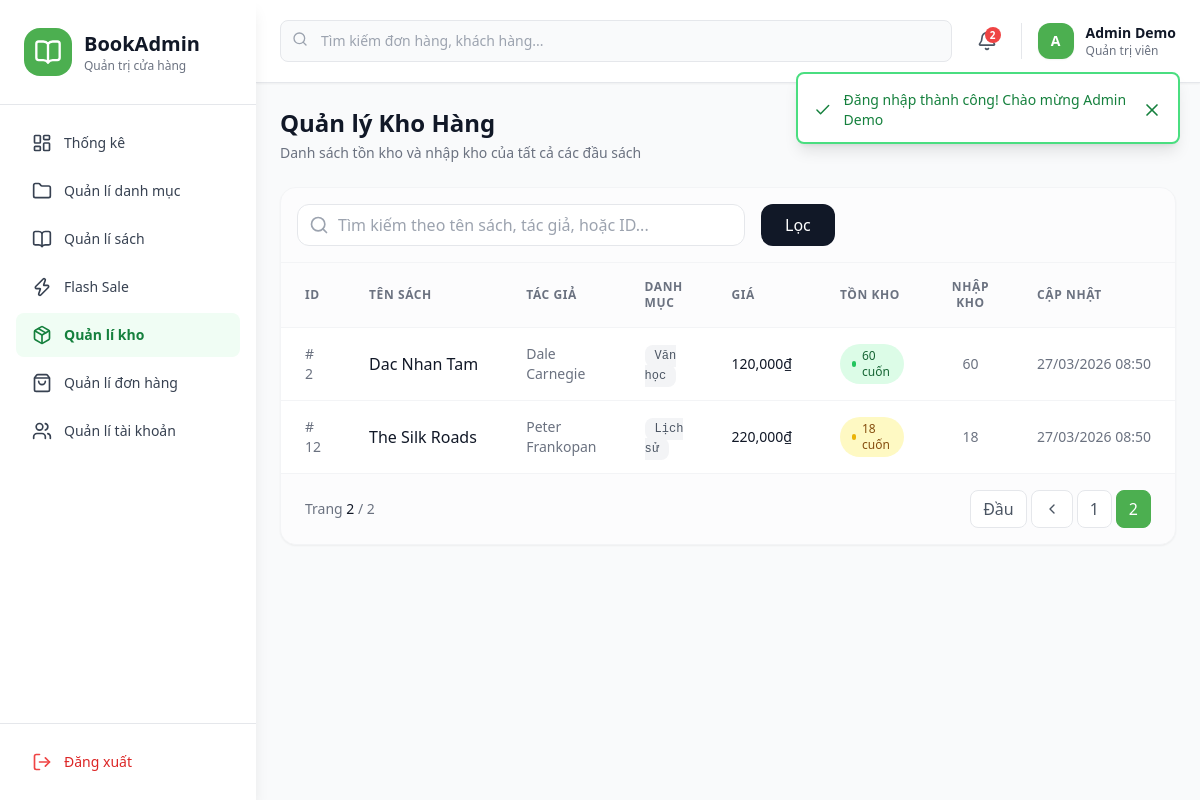
Screenshot of /BASE_URL?act=admin-inventories&page=2 (signed in) with the database file from the repository.
### tables this page shows
CREATE TABLE inventories (
  inventory_id      INT      NOT NULL AUTO_INCREMENT,
  book_id           INT      NOT NULL UNIQUE,          
  stock_quantity    INT      NOT NULL DEFAULT 0 CHECK (stock_quantity >= 0),
  imported_quantity INT      NOT NULL DEFAULT 0 CHECK (imported_quantity >= 0),
  updated_at        DATETIME NOT NULL DEFAULT CURRENT_TIMESTAMP ON UPDATE CURRENT_TIMESTAMP,
  PRIMARY KEY (inventory_id),
  CONSTRAINT fk_inventories_book FOREIGN KEY (book_id) REFERENCES books (book_id)
    ON UPDATE CASCADE ON DELETE CASCADE
);

CREATE TABLE books (
  book_id     INT            NOT NULL AUTO_INCREMENT,
  category_id INT            NOT NULL,
  title       VARCHAR(255)   NOT NULL,
  author      VARCHAR(150)   NOT NULL,
  publisher   VARCHAR(150)            DEFAULT NULL,
  price       DECIMAL(10, 2) NOT NULL CHECK (price >= 0),
  sale_price  DECIMAL(10, 2)          DEFAULT NULL CHECK (sale_price >= 0),
  description TEXT                    DEFAULT NULL,
  thumbnail   VARCHAR(255)            DEFAULT NULL,
  weight      VARCHAR(50)             DEFAULT NULL,
  dimensions  VARCHAR(50)             DEFAULT NULL,
  cover_type  ENUM('Bìa mềm', 'Bìa cứng') DEFAULT 'Bìa mềm',
  stock       INT            NOT NULL DEFAULT 0 CHECK (stock >= 0),
  status      TINYINT        NOT NULL DEFAULT 1 COMMENT '1=active, 0=inactive',
  is_featured TINYINT        NOT NULL DEFAULT 0 COMMENT '1=featured, 0=normal',
  is_bestseller TINYINT      NOT NULL DEFAULT 0 COMMENT '1=bestseller, 0=normal',
  created_at  DATETIME       NOT NULL DEFAULT CURRENT_TIMESTAMP,
  updated_at  DATETIME       NOT NULL DEFAULT CURRENT_TIMESTAMP ON UPDATE CURRENT_TIMESTAMP,
  PRIMARY KEY (book_id),
  CONSTRAINT fk_books_category FOREIGN KEY (category_id) REFERENCES categories (category_id)
    ON UPDATE CASCADE ON DELETE RESTRICT,
  INDEX idx_books_category (category_id),
  INDEX idx_books_status   (status)
);

CREATE TABLE categories (
  category_id INT          NOT NULL AUTO_INCREMENT,
  name        VARCHAR(150) NOT NULL,
  slug        VARCHAR(150) NOT NULL UNIQUE,
  description TEXT                  DEFAULT NULL,
  status      TINYINT      NOT NULL DEFAULT 1 COMMENT '1=active, 0=inactive',
  created_at  DATETIME     NOT NULL DEFAULT CURRENT_TIMESTAMP,
  updated_at  DATETIME     NOT NULL DEFAULT CURRENT_TIMESTAMP ON UPDATE CURRENT_TIMESTAMP,
  PRIMARY KEY (category_id)
);

### controllers/admin/InventoryController.php (called while the page is built, shortened)
<?php
class InventoryController
{
    private $inventoryModel;
    public function __construct()
    {
        $this->inventoryModel = new InventoryModel();
    }
    public function list()
    {
        $search = trim($_GET['search'] ?? '');
        $page = (int) ($_GET['page'] ?? 1);
        $page = $page < 1 ? 1 : $page;
        $limit = 10;
        $offset = ($page - 1) * $limit;
        $inventories = $this->inventoryModel->getAll($search, $limit, $offset);
        $total = $this->inventoryModel->countAll($search);
        $totalPages = ceil($total / $limit);
        require_once './views/admin/inventories/list.php';
    }
}

### index.php (called while the page is built, shortened)
<?php
require_once './commons/function.php';
require_once './config/autoload.php';
require_once './routers/web.php';

### config/autoload.php (called while the page is built, shortened)
<?php
spl_autoload_register(function ($className) {
  $paths = [
    './controllers/',
    './controllers/admin/',
    './controllers/customer/',
    './models/',
  ];
  foreach ($paths as $path) {
    $file = $path . $className . '.php';
    if (file_exists($file)) {
      return;
    }
  }
});

### commons/function.php (called while the page is built, shortened)
<?php
function connectDB()
{
    $host = DB_HOST;
    $port = DB_PORT;
    $dbname = DB_NAME;
    try {
        $conn = new PDO("mysql:host=$host;port=$port;dbname=$dbname", DB_USERNAME, DB_PASSWORD);
        $conn->setAttribute(PDO::ATTR_ERRMODE, PDO::ERRMODE_EXCEPTION);
        $conn->setAttribute(PDO::ATTR_DEFAULT_FETCH_MODE, PDO::FETCH_ASSOC);
        return $conn;
    } catch (PDOException $e) {
        echo ("Connection failed: " . $e->getMessage());
    }
}

### models/InventoryModel.php (called while the page is built, shortened)
<?php
class InventoryModel
{
    private $conn;
    public function __construct()
    {
        $this->conn = connectDB();
    }
    public function getAll($search = '', $limit = 10, $offset = 0)
    {
        $query = "
      SELECT
        i.inventory_id as id,
        i.book_id,
        i.stock_quantity,
        i.imported_quantity,
        i.updated_at,
        b.title,
        b.author,
        b.price,
        c.name as category_name
      FROM inventories i
      JOIN books b ON i.book_id = b.book_id
      LEFT JOIN categories c ON b.category_id = c.category_id
      WHERE 1=1
    ";
        $query .= " ORDER BY i.updated_at DESC LIMIT ? OFFSET ?";
        $stmt = $this->conn->prepare($query);
        $paramIndex = 1;
        $stmt->bindValue($paramIndex++, (int) $limit, PDO::PARAM_INT);
        $stmt->bindValue($paramIndex++, (int) $offset, PDO::PARAM_INT);
        $stmt->execute();
        return $stmt->fetchAll();
    }
    public function countAll($search = '')
    {
        $query = "
      SELECT COUNT(*) as total
      FROM inventories i
      JOIN books b ON i.book_id = b.book_id
      WHERE 1=1
    ";
        $stmt = $this->conn->prepare($query);
        $stmt->execute();
        return $stmt->fetch()['total'] ?? 0;
    }
}

### views/admin/inventories/list.php (the view, shortened to what this page needs)
<?php
$currentPage = $page ?? 1;
include_once './views/components/header.php';
include_once './views/components/sidebar.php';
?>
<main class="flex-1 overflow-x-hidden overflow-y-auto bg-gray-50 p-6">
    <div class="w-full">
        <div class="flex flex-wrap justify-between items-center mb-6 gap-4">
            <div>
                <h1 class="text-2xl font-bold text-gray-900">Quản lý Kho Hàng</h1>
                <p class="text-sm text-gray-500 mt-1">Danh sách tồn kho và nhập kho của tất cả các đầu sách</p>
            </div>
        </div>
        <div class="bg-white rounded-2xl shadow-sm border border-gray-100 overflow-hidden">
            <div class="p-4 border-b border-gray-100 bg-gray-50/50">
                <form action="" method="GET" class="flex flex-wrap gap-4 items-center justify-between">
                    <div class="flex flex-1 min-w-[300px] gap-4">
                        <div class="relative flex-1 max-w-md">
                            <i data-lucide="search"
                                class="w-5 h-5 absolute left-3 top-1/2 -translate-y-1/2 text-gray-400"></i>
                            <input type="text" name="search" value="<?= htmlspecialchars($_GET['search'] ?? '') ?>"
                                placeholder="Tìm kiếm theo tên sách, tác giả, hoặc ID..."
                                class="w-full pl-10 pr-4 py-2 bg-white border border-gray-200 rounded-xl focus:outline-none focus:ring-2 focus:ring-[#4CAF50]/20 focus:border-[#4CAF50] transition-colors">
                        </div>
                        <button type="submit"
                            class="px-6 py-2 bg-gray-900 text-white rounded-xl hover:bg-gray-800 transition-colors font-medium">
                            Lọc
                        </button>
                    </div>
                </form>
            </div>
            <div class="overflow-x-auto">
                <table class="w-full text-left border-collapse">
                    <thead>
                        <tr class="bg-gray-50/50 border-b border-gray-100">
                            <th class="px-6 py-4 text-xs font-semibold text-gray-500 uppercase tracking-wider">ID</th>
                            <th class="px-6 py-4 text-xs font-semibold text-gray-500 uppercase tracking-wider">Tên Sách
                            </th>
                            <th class="px-6 py-4 text-xs font-semibold text-gray-500 uppercase tracking-wider">Tác Giả
                            </th>
                            <th class="px-6 py-4 text-xs font-semibold text-gray-500 uppercase tracking-wider">Danh Mục
                            </th>
                            <th class="px-6 py-4 text-xs font-semibold text-gray-500 uppercase tracking-wider">Giá</th>
                            <th class="px-6 py-4 text-xs font-semibold text-gray-500 uppercase tracking-wider">Tồn Kho
                            </th>
                            <th
                                class="px-6 py-4 text-xs font-semibold text-gray-500 uppercase tracking-wider text-center">
                                Nhập Kho</th>
                            <th class="px-6 py-4 text-xs font-semibold text-gray-500 uppercase tracking-wider">Cập Nhật
                            </th>
                        </tr>
                    </thead>
                    <tbody class="divide-y divide-gray-100">
                        <?php if (empty($inventories)): ?>
                            <tr>
                                <td colspan="8" class="px-6 py-12 text-center text-gray-500">
                                    <div class="flex flex-col items-center justify-center gap-2">
                                        <i data-lucide="package-open" class="w-8 h-8 text-gray-300"></i>
                                        <p>Chưa có kho hàng nào.</p>
                                    </div>
                                </td>
                            </tr>
                        <?php else: ?>
                            <?php foreach ($inventories as $inventory): ?>
                                <tr class="hover:bg-gray-50 transition-colors">
                                    <td class="px-6 py-4 text-sm text-gray-500">
                                        #
                                        <?= $inventory['id'] ?>
                                    </td>
                                    <td class="px-6 py-4 font-medium text-gray-900 max-w-[200px] truncate"
                                        title="<?= htmlspecialchars($inventory['title']) ?>">
                                        <?= htmlspecialchars($inventory['title']) ?>
                                    </td>
                                    <td class="px-6 py-4 text-sm text-gray-500">
                                        <?= htmlspecialchars($inventory['author']) ?>
                                    </td>
                                    <td class="px-6 py-4 text-sm">
                                        <span class="px-2.5 py-1 bg-gray-100 text-gray-600 rounded-lg font-mono text-xs">
                                            <?= htmlspecialchars($inventory['category_name'] ?? 'N/A') ?>
                                        </span>
                                    </td>
                                    <td class="px-6 py-4 text-sm text-gray-900 font-medium whitespace-nowrap">
                                        <?= number_format($inventory['price']) ?>₫
                                    </td>
                                    <td class="px-6 py-4">
                                        <?php if ($inventory['stock_quantity'] <= 5): ?>
                                            <span
                                                class="inline-flex items-center gap-1.5 px-3 py-1 rounded-full text-xs font-medium bg-red-100 text-red-800">
                                                <span class="w-1.5 h-1.5 rounded-full bg-red-500"></span>
                                                <?= $inventory['stock_quantity'] ?> cuốn
                                            </span>
                                        <?php elseif ($inventory['stock_quantity'] <= 20): ?>
                                            <span
                                                class="inline-flex items-center gap-1.5 px-3 py-1 rounded-full text-xs font-medium bg-yellow-100 text-yellow-800">
                                                <span class="w-1.5 h-1.5 rounded-full bg-yellow-500"></span>
                                                <?= $inventory['stock_quantity'] ?> cuốn
                                            </span>
                                        <?php else: ?>
                                            <span
                                                class="inline-flex items-center gap-1.5 px-3 py-1 rounded-full text-xs font-medium bg-green-100 text-green-800">
                                                <span class="w-1.5 h-1.5 rounded-full bg-green-500"></span>
                                                <?= $inventory['stock_quantity'] ?> cuốn
                                            </span>
                                        <?php endif; ?>
                                    </td>
                                    <td class="px-6 py-4 text-sm text-gray-500 text-center font-medium">
                                        <?= $inventory['imported_quantity'] ?>
                                    </td>
                                    <td class="px-6 py-4 text-sm text-gray-500 whitespace-nowrap">
                                        <?= date('d/m/Y H:i', strtotime($inventory['updated_at'])) ?>
                                    </td>
                                </tr>
                            <?php endforeach; ?>
                        <?php endif; ?>
                    </tbody>
                </table>
            </div>
            <?php if (!empty($totalPages) && $totalPages > 1): ?>
                <div
                    class="px-6 py-4 border-t border-gray-100 bg-gray-50/50 flex flex-wrap items-center justify-between gap-4">
                    <div class="text-sm text-gray-500">
                        Trang <span class="font-medium text-gray-900">
                            <?= $currentPage ?>
                        </span> /
                        <?= $totalPages ?>
                    </div>
                    <div class="flex gap-1">
                        <?php
                        $baseUrl = BASE_URL . "?act=admin-inventories";
                        ?>
                        <?php if ($currentPage > 1): ?>
                            <a href="<?= $baseUrl ?>&page=1"
                                class="px-3 py-1.5 border border-gray-200 rounded-lg bg-white text-gray-600 hover:bg-gray-50 hidden sm:block">Đầu</a>
                            <a href="<?= $baseUrl ?>&page=<?= $currentPage - 1 ?>"
                                class="px-3 py-1.5 border border-gray-200 rounded-lg bg-white text-gray-600 hover:bg-gray-50 flex items-center">
                                <i data-lucide="chevron-left" class="w-4 h-4"></i>
                            </a>
                        <?php endif; ?>
                        <?php
                        $start = max(1, $currentPage - 2);
                        $end = min($totalPages, $currentPage + 2);
                        for ($i = $start; $i <= $end; $i++):
                            ?>
                            <a href="<?= $baseUrl ?>&page=<?= $i ?>"
                                class="px-3 py-1.5 border rounded-lg <?= $i == $currentPage ? 'bg-[#4CAF50] border-[#4CAF50] text-white' : 'border-gray-200 bg-white text-gray-600 hover:bg-gray-50' ?>">
                                <?= $i ?>
                            </a>
                        <?php endfor; ?>
                    </div>
                </div>
            <?php endif; ?>
        </div>
    </div>
</main>
<?php include_once './views/components/footer.php'; ?>

### rows the page displays
inventories: inventory_id "2", book.title "Dac Nhan Tam", book.author "Dale Carnegie", categories.name "Văn học", book.price "120,000", stock_quantity "60", imported_quantity "60", updated_at "27/03/2026 08:50"
inventories: inventory_id "12", book.title "The Silk Roads", book.author "Peter Frankopan", categories.name "Lịch sử", book.price "220,000", stock_quantity "18", imported_quantity "18", updated_at "27/03/2026 08:50"

### other values shown
$avatar "A"
$fullname "Admin Demo"
$role "Quản trị viên"
$currentPage "2"
$totalPages "2"
$success "Đăng nhập thành công! Chào mừng Admin Demo"
